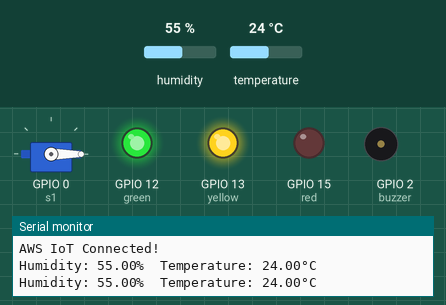
A sketch run on a simulated ESP8266 (NodeMCU). Shown: servo, output pins drawn as LEDs (lit = HIGH), buzzer (waves = sounding, pin HIGH), the last lines printed to the serial monitor. Inputs (shaded band) come from the test bench; at power-on: temperature 24 °C, humidity 55 %. WiFi joins after 1.5 s; servers stay silent unless stated; the local clock reads 2024-03-15 10:24:30 at power-on unless the sketch sets it; no MQTT or app messages arrive unless stated.

Above: at 6.2 s.
6.3 s: temperature set to 31 °C
9.3 s: temperature set to 34 °C
At 13.1 s:
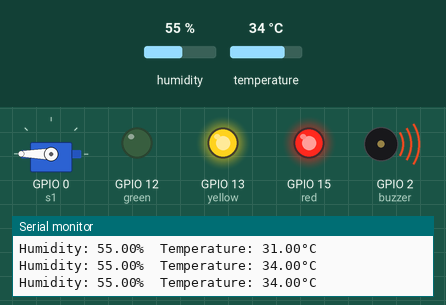
13.6 s: temperature set to 12 °C
At 16.7 s:
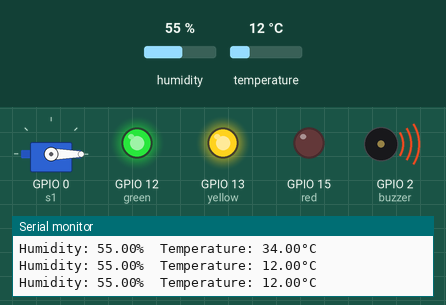
21.7 s: temperature set to 33 °C
At 25.2 s:
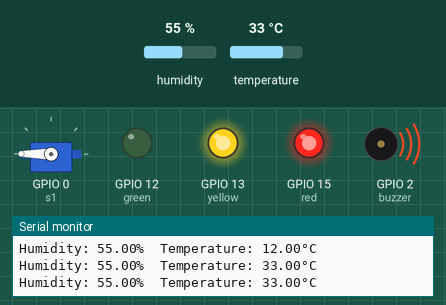
Timing chart, 0 to 26.7 s (numbered marks = the images above; inputs shaded):
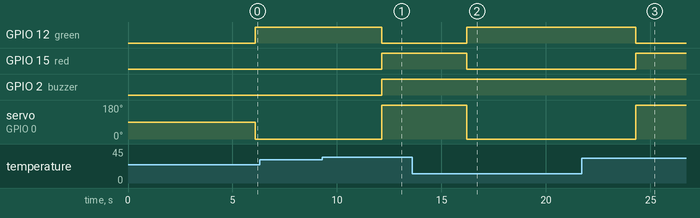

The sketch:

main.ino
```cpp
#include <ESP8266WiFi.h>
#include <WiFiClientSecure.h>
#include <PubSubClient.h>
#include <ArduinoJson.h>
#include <time.h>
#include "secrets.h"
#include "DHT.h"
#include <Servo.h>

#define DHTPIN 4        // Digital pin connected to the DHT sensor
#define DHTTYPE DHT11   // DHT 11
int red = 15;
int green = 12;
int yellow = 13;
int buzzer = 2;

DHT dht(DHTPIN, DHTTYPE);

float h ;
float t;
unsigned long lastMillis = 0;
unsigned long previousMillis = 0;
const long interval = 5000;

#define AWS_IOT_PUBLISH_TOPIC   "device/esp8266/data"
#define AWS_IOT_SUBSCRIBE_TOPIC "device/+/data"

WiFiClientSecure net;

BearSSL::X509List cert(cacert);
BearSSL::X509List client_crt(client_cert);
BearSSL::PrivateKey key(privkey);

PubSubClient client(net);

time_t now;
time_t nowish = 1510592825;

Servo s1;

void NTPConnect(void)
{
  Serial.print("Setting time using SNTP");
  configTime(TIME_ZONE * 3600, 0 * 3600, "pool.ntp.org", "time.nist.gov");
  now = time(nullptr);
  while (now < nowish)
  {
    delay(500);
    Serial.print(".");
    now = time(nullptr);
  }
  Serial.println("done!");
  struct tm timeinfo;
  gmtime_r(&now, &timeinfo);
  Serial.print("Current time: ");
  Serial.print(asctime(&timeinfo));
}


void messageReceived(char *topic, byte *payload, unsigned int length)
{
  Serial.print("Received [");
  Serial.print(topic);
  Serial.print("]: ");
  for (int i = 0; i < length; i++)
  {
    Serial.print((char)payload[i]);
  }
  Serial.println();
}


void connectAWS()
{
  delay(3000);
  WiFi.mode(WIFI_STA);
  WiFi.begin(WIFI_SSID, WIFI_PASSWORD);

  Serial.println(String("Attempting to connect to SSID: ") + String(WIFI_SSID));

  while (WiFi.status() != WL_CONNECTED)
  {
    Serial.print(".");
    delay(1000);
  }

  NTPConnect();

  net.setTrustAnchors(&cert);
  net.setClientRSACert(&client_crt, &key);

  client.setServer(MQTT_HOST, 8883);
  client.setCallback(messageReceived);


  Serial.println("Connecting to AWS IOT");

  while (!client.connect(THINGNAME))
  {
    Serial.print(".");
    delay(1000);
  }

  if (!client.connected()) {
    Serial.println("AWS IoT Timeout!");
    return;
  }
  // Subscribe to a topic
  client.subscribe(AWS_IOT_SUBSCRIBE_TOPIC);

  Serial.println("AWS IoT Connected!");
}


void publishMessage()
{
  StaticJsonDocument<200> doc;
  doc["time"] = millis();
  doc["humidity"] = h;
  doc["temperature"] = t;
  char jsonBuffer[512];
  serializeJson(doc, jsonBuffer); // print to client

  client.publish(AWS_IOT_PUBLISH_TOPIC, jsonBuffer);
}


void setup()
{
  Serial.begin(115200);
  connectAWS();
  dht.begin();
  s1.attach(0);  // servo attach D3 pin of arduino
  pinMode(red, OUTPUT);
  digitalWrite(red, LOW);
  pinMode(green, OUTPUT);
  digitalWrite(green, LOW);
  pinMode(yellow, OUTPUT);
  digitalWrite(yellow, HIGH);
  pinMode(buzzer, OUTPUT);
  digitalWrite(buzzer, LOW);
}


void loop()
{
  h = dht.readHumidity();
  t = dht.readTemperature();

  if (isnan(h) || isnan(t) )  // Check if any reads failed and exit early (to try again).
  {
    Serial.println(F("Failed to read from DHT sensor!"));
    return;
  }

  Serial.print(F("Humidity: "));
  Serial.print(h);
  Serial.print(F("%  Temperature: "));
  Serial.print(t);
  Serial.println(F("°C "));
  delay(1000);
  digitalWrite(yellow, HIGH);
  digitalWrite(red, LOW);
  digitalWrite(green, HIGH);
  if(t >= 33) {
    s1.write(180);
    digitalWrite(green, LOW);
    digitalWrite(red, HIGH);
    digitalWrite(buzzer, HIGH);
  }
  else {
    s1.write(0);
  }

  now = time(nullptr);

  if (!client.connected())
  {
    connectAWS();
  }
  else
  {
    client.loop();
    if (millis() - lastMillis > 5000)
    {
      lastMillis = millis();
      publishMessage();
    }
  }
}
```

secrets.h
```cpp
#include <pgmspace.h>

#define SECRET

const char WIFI_SSID[] = "";               //TAMIM2.4G
const char WIFI_PASSWORD[] = "";           //0544287380

#define THINGNAME "esp8266"

int8_t TIME_ZONE = -5; //NYC(USA): -5 UTC

const char MQTT_HOST[] = "";


static const char cacert[] PROGMEM = R"EOF(

)EOF";


// Copy contents from XXXXXXXX-certificate.pem.crt here ▼
static const char client_cert[] PROGMEM = R"KEY(

)KEY";


// Copy contents from  XXXXXXXX-private.pem.key here ▼
static const char privkey[] PROGMEM = R"KEY(

)KEY";
```

Measured:
- the behaviour switches between 32 and 33 °C on temperature (found by bisection; images 0 and 1)
- after the input at 9.3 s, GPIO 12 (green): HIGH → LOW after 2.9 s; GPIO 15 (red), GPIO 2 (buzzer): LOW → HIGH after 2.9 s; servo on GPIO 0 (s1): 0° → 180° after 2.9 s
- after the input at 13.6 s, GPIO 12 (green): LOW → HIGH after 2.6 s; GPIO 15 (red): HIGH → LOW after 2.6 s; servo on GPIO 0 (s1): 180° → 0° after 2.6 s
- after the input at 21.7 s, GPIO 12 (green): HIGH → LOW after 2.6 s; GPIO 15 (red): LOW → HIGH after 2.6 s; servo on GPIO 0 (s1): 0° → 180° after 2.6 s
